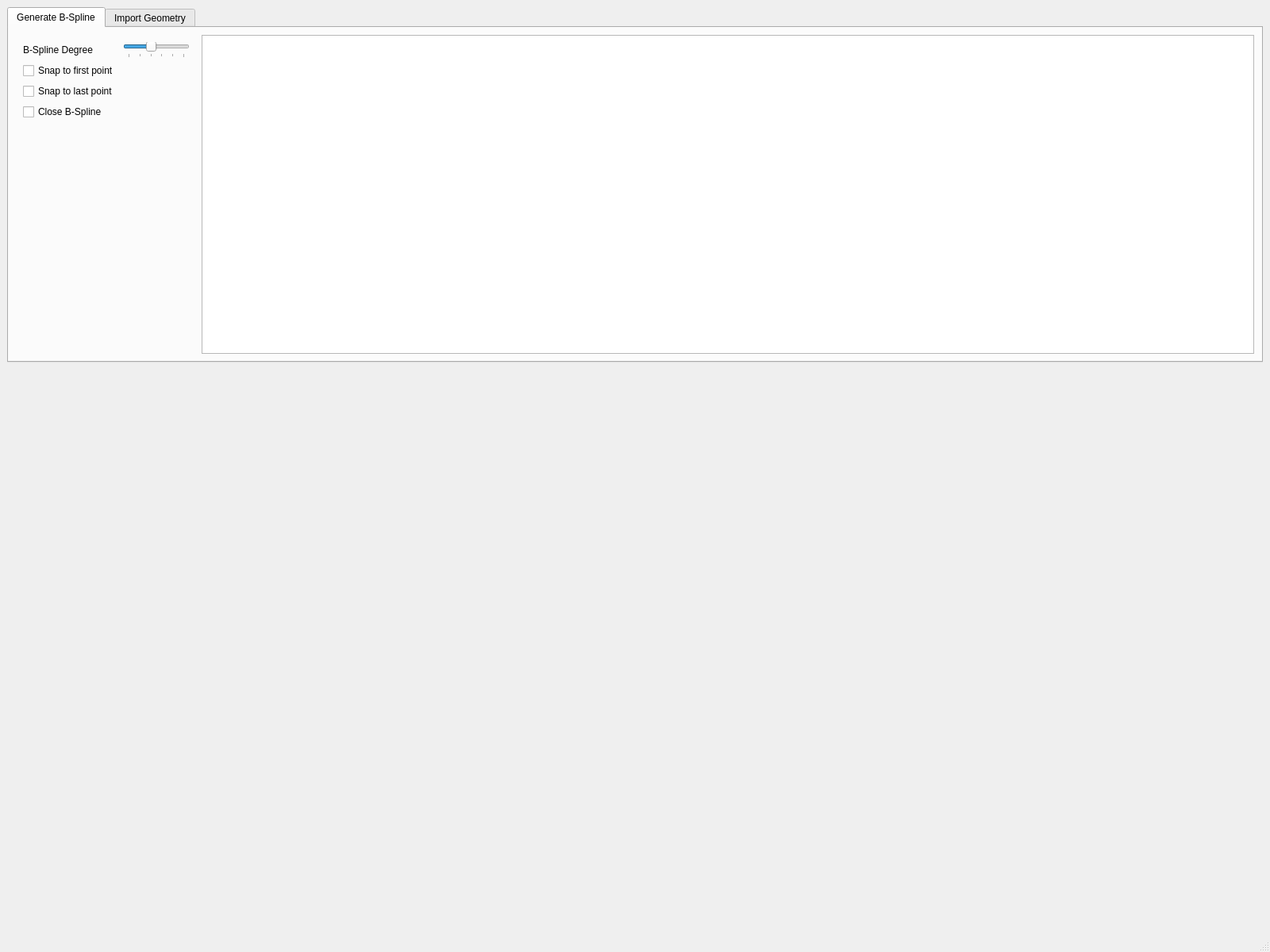
<?xml version="1.0" encoding="UTF-8"?>
<ui version="4.0">
 <class>MainWindow</class>
 <widget class="QMainWindow" name="MainWindow">
  <property name="geometry">
   <rect>
    <x>0</x>
    <y>0</y>
    <width>1600</width>
    <height>1200</height>
   </rect>
  </property>
  <property name="windowTitle">
   <string>3D-Engine</string>
  </property>
  <widget class="QWidget" name="centralwidget">
   <layout class="QVBoxLayout" name="verticalLayout">
    <item>
     <widget class="QTabWidget" name="configurationTab">
      <property name="sizePolicy">
       <sizepolicy hsizetype="Preferred" vsizetype="Preferred">
        <horstretch>0</horstretch>
        <verstretch>0</verstretch>
       </sizepolicy>
      </property>
      <property name="minimumSize">
       <size>
        <width>782</width>
        <height>400</height>
       </size>
      </property>
      <property name="currentIndex">
       <number>0</number>
      </property>
      <widget class="QWidget" name="bSplineTab_2">
       <attribute name="title">
        <string>Generate B-Spline</string>
       </attribute>
       <layout class="QFormLayout" name="formLayout">
        <item row="0" column="0">
         <widget class="QWidget" name="widget" native="true">
          <property name="minimumSize">
           <size>
            <width>100</width>
            <height>100</height>
           </size>
          </property>
          <layout class="QFormLayout" name="formLayout_3">
           <item row="0" column="0">
            <widget class="QLabel" name="label">
             <property name="text">
              <string>B-Spline Degree</string>
             </property>
            </widget>
           </item>
           <item row="0" column="1">
            <widget class="QSlider" name="degreeSlider">
             <property name="minimum">
              <number>1</number>
             </property>
             <property name="maximum">
              <number>6</number>
             </property>
             <property name="value">
              <number>3</number>
             </property>
             <property name="orientation">
              <enum>Qt::Horizontal</enum>
             </property>
             <property name="invertedAppearance">
              <bool>false</bool>
             </property>
             <property name="invertedControls">
              <bool>false</bool>
             </property>
             <property name="tickPosition">
              <enum>QSlider::TicksBelow</enum>
             </property>
             <property name="tickInterval">
              <number>1</number>
             </property>
            </widget>
           </item>
           <item row="1" column="0">
            <widget class="QCheckBox" name="getFirstPointBox">
             <property name="text">
              <string>Snap to first point</string>
             </property>
            </widget>
           </item>
           <item row="2" column="0">
            <widget class="QCheckBox" name="finishAtLastPointBox">
             <property name="text">
              <string>Snap to last point</string>
             </property>
            </widget>
           </item>
           <item row="3" column="0">
            <widget class="QCheckBox" name="closseSplineBox">
             <property name="text">
              <string>Close B-Spline</string>
             </property>
            </widget>
           </item>
          </layout>
         </widget>
        </item>
        <item row="0" column="1">
         <widget class="BSplineChartView" name="splinePlotter">
          <property name="minimumSize">
           <size>
            <width>0</width>
            <height>400</height>
           </size>
          </property>
         </widget>
        </item>
       </layout>
      </widget>
      <widget class="QWidget" name="importTab_2">
       <attribute name="title">
        <string>Import Geometry</string>
       </attribute>
       <layout class="QFormLayout" name="formLayout_2">
        <item row="0" column="0">
         <widget class="QPushButton" name="loadFileButton">
          <property name="text">
           <string>Load File</string>
          </property>
         </widget>
        </item>
       </layout>
      </widget>
     </widget>
    </item>
    <item>
     <widget class="OpenGLRenderer" name="renderer" native="true">
      <property name="sizePolicy">
       <sizepolicy hsizetype="Preferred" vsizetype="MinimumExpanding">
        <horstretch>0</horstretch>
        <verstretch>0</verstretch>
       </sizepolicy>
      </property>
      <property name="minimumSize">
       <size>
        <width>0</width>
        <height>300</height>
       </size>
      </property>
     </widget>
    </item>
   </layout>
  </widget>
  <widget class="QMenuBar" name="menubar">
   <property name="geometry">
    <rect>
     <x>0</x>
     <y>0</y>
     <width>1600</width>
     <height>20</height>
    </rect>
   </property>
  </widget>
  <widget class="QStatusBar" name="statusbar"/>
 </widget>
 <customwidgets>
  <customwidget>
   <class>OpenGLRenderer</class>
   <extends>QWidget</extends>
   <header location="global">3D/openglrenderer.h</header>
   <container>1</container>
  </customwidget>
  <customwidget>
   <class>BSplineChartView</class>
   <extends>QGraphicsView</extends>
   <header location="global">UI/bsplinechart.h</header>
  </customwidget>
 </customwidgets>
 <resources/>
 <connections/>
</ui>
